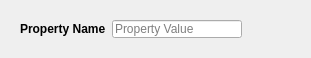
<?xml version="1.0" encoding="UTF-8"?>
<ui version="4.0">
 <class>topLevelForm</class>
 <widget class="QWidget" name="topLevelForm">
  <property name="geometry">
   <rect>
    <x>0</x>
    <y>0</y>
    <width>311</width>
    <height>58</height>
   </rect>
  </property>
  <property name="sizePolicy">
   <sizepolicy hsizetype="Preferred" vsizetype="Fixed">
    <horstretch>0</horstretch>
    <verstretch>0</verstretch>
   </sizepolicy>
  </property>
  <property name="maximumSize">
   <size>
    <width>500</width>
    <height>58</height>
   </size>
  </property>
  <property name="windowTitle">
   <string>Form</string>
  </property>
  <layout class="QVBoxLayout" name="verticalLayout">
   <item>
    <widget class="QWidget" name="widget" native="true">
     <property name="minimumSize">
      <size>
       <width>0</width>
       <height>30</height>
      </size>
     </property>
     <property name="maximumSize">
      <size>
       <width>240</width>
       <height>250</height>
      </size>
     </property>
     <layout class="QHBoxLayout" name="horizontalLayout">
      <item>
       <widget class="QLabel" name="PropertyLabel">
        <property name="sizePolicy">
         <sizepolicy hsizetype="Fixed" vsizetype="Fixed">
          <horstretch>0</horstretch>
          <verstretch>0</verstretch>
         </sizepolicy>
        </property>
        <property name="maximumSize">
         <size>
          <width>200</width>
          <height>48</height>
         </size>
        </property>
        <property name="font">
         <font>
          <bold>true</bold>
         </font>
        </property>
        <property name="text">
         <string>Property Name</string>
        </property>
       </widget>
      </item>
      <item>
       <widget class="QLineEdit" name="PropertyLineEdit">
        <property name="maximumSize">
         <size>
          <width>200</width>
          <height>16777215</height>
         </size>
        </property>
        <property name="placeholderText">
         <string>Property Value</string>
        </property>
       </widget>
      </item>
     </layout>
    </widget>
   </item>
  </layout>
 </widget>
 <resources/>
 <connections/>
</ui>
